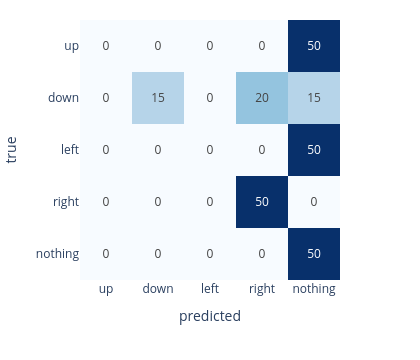

This figure's notebook cell:
### Markdown cell above
Accuracy hides *which* mistakes. The confusion matrix on the held-out bursts ([12]) - rows are the
truth, columns the prediction, the diagonal is right. A good model has big numbers on the diagonal
and small ones everywhere else:

### Code cell
pred_va = predict(cnn, X[va])
fig = go.Figure(heatmap(confusion(pred_va, y[va])))
fig.update_layout(height=360, width=420, xaxis_title="predicted", yaxis_title="true",
                  yaxis_autorange="reversed", margin=dict(t=20))
fig.show()

### Figure 1 — Plotly figure (JSON) as saved in the notebook; plotly's stock layout.template omitted (floating-point values rounded to 4 significant figures)
{"data": [{"colorscale": [[0.0, "rgb(247,251,255)"], [0.125, "rgb(222,235,247)"], [0.25, "rgb(198,219,239)"], [0.375, "rgb(158,202,225)"], [0.5, "rgb(107,174,214)"], [0.625, "rgb(66,146,198)"], [0.75, "rgb(33,113,181)"], [0.875, "rgb(8,81,156)"], [1.0, "rgb(8,48,107)"]], "showscale": false, "text": [[0, 0, 0, 0, 50], [0, 15, 0, 20, 15], [0, 0, 0, 0, 50], [0, 0, 0, 50, 0], [0, 0, 0, 0, 50]], "texttemplate": "%{text}", "type": "heatmap", "x": ["up", "down", "left", "right", "nothing"], "y": ["up", "down", "left", "right", "nothing"], "z": [[0, 0, 0, 0, 50], [0, 15, 0, 20, 15], [0, 0, 0, 0, 50], [0, 0, 0, 50, 0], [0, 0, 0, 0, 50]]}], "layout": {"height": 360, "margin": {"t": 20}, "width": 420, "xaxis": {"title": {"text": "predicted"}}, "yaxis": {"autorange": "reversed", "title": {"text": "true"}}}}
